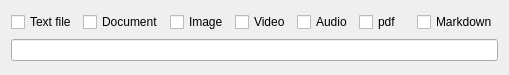
<?xml version="1.0" encoding="UTF-8"?>
<ui version="4.0">
 <class>FilterMenu</class>
 <widget class="QWidget" name="FilterMenu">
  <property name="geometry">
   <rect>
    <x>0</x>
    <y>0</y>
    <width>509</width>
    <height>75</height>
   </rect>
  </property>
  <property name="windowTitle">
   <string>FilterMenu</string>
  </property>
  <layout class="QVBoxLayout" name="verticalLayout">
   <item>
    <layout class="QGridLayout" name="gridLayout">
     <item row="0" column="0">
      <widget class="QCheckBox" name="mTextFile">
       <property name="text">
        <string>Text file</string>
       </property>
      </widget>
     </item>
     <item row="0" column="1">
      <widget class="QCheckBox" name="mDocument">
       <property name="text">
        <string>Document</string>
       </property>
      </widget>
     </item>
     <item row="0" column="2">
      <widget class="QCheckBox" name="mImage">
       <property name="text">
        <string>Image</string>
       </property>
      </widget>
     </item>
     <item row="0" column="3">
      <widget class="QCheckBox" name="mVideo">
       <property name="text">
        <string>Video</string>
       </property>
      </widget>
     </item>
     <item row="0" column="4">
      <widget class="QCheckBox" name="mAudio">
       <property name="text">
        <string>Audio</string>
       </property>
      </widget>
     </item>
     <item row="0" column="5">
      <widget class="QCheckBox" name="mPdf">
       <property name="text">
        <string>pdf</string>
       </property>
      </widget>
     </item>
     <item row="0" column="6">
      <widget class="QCheckBox" name="mMarkdown">
       <property name="text">
        <string>Markdown</string>
       </property>
      </widget>
     </item>
    </layout>
   </item>
   <item>
    <widget class="QLineEdit" name="mFilterLine"/>
   </item>
  </layout>
 </widget>
 <layoutdefault spacing="6" margin="11"/>
 <resources/>
 <connections/>
</ui>
